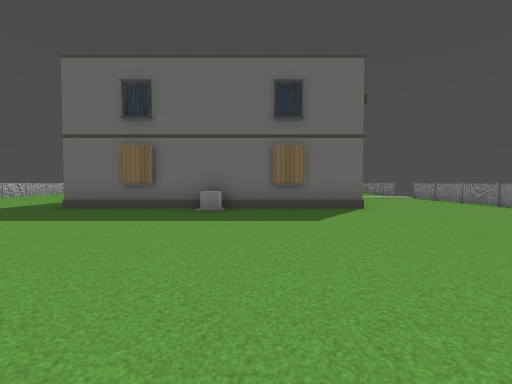
view 1 (above)

16 first-person views from a walk through a Godot game level. The camera is 1.2 m above the floor, tilts 2° down and sees 90° across. The floor is counted in squares, 2 m on a side. Each view is taken from the middle of a square. On the plan, view 1 faces up. The plan holds only what a view shows up to about 9 squares ahead; the rest is blank. Some surface patterns are stand-ins.

view 2
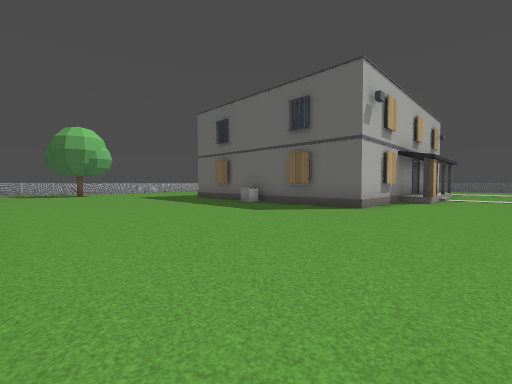

view 3
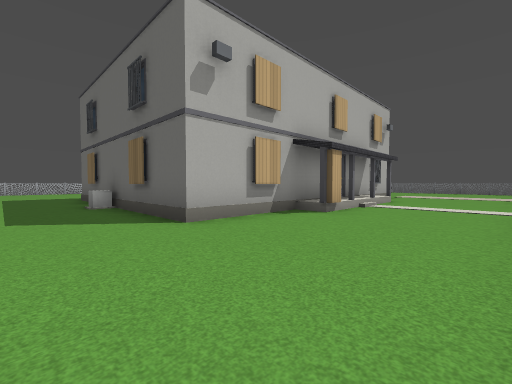

view 4
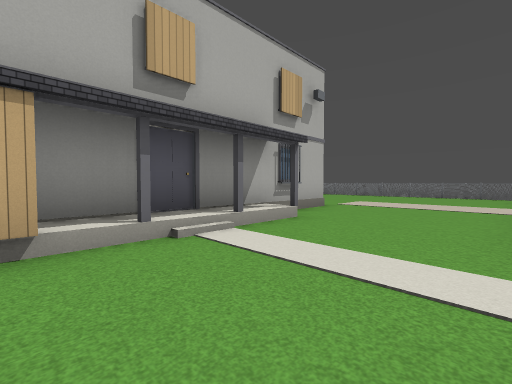

view 5
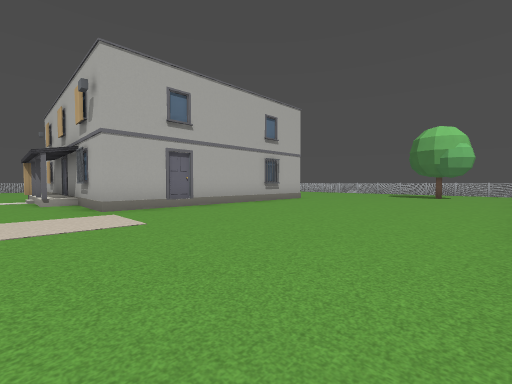

view 6
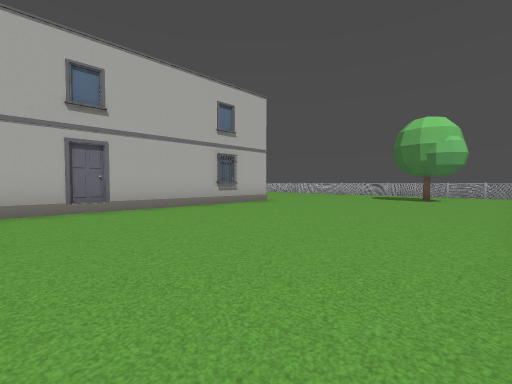

view 7
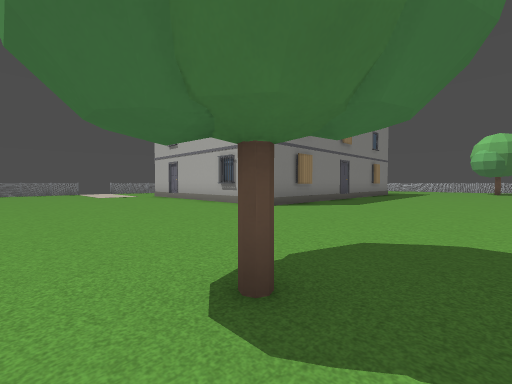

view 8
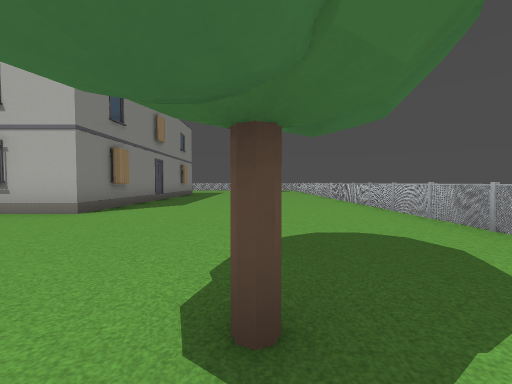

view 9
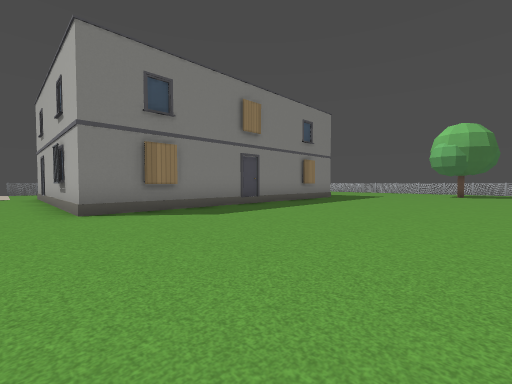

view 10
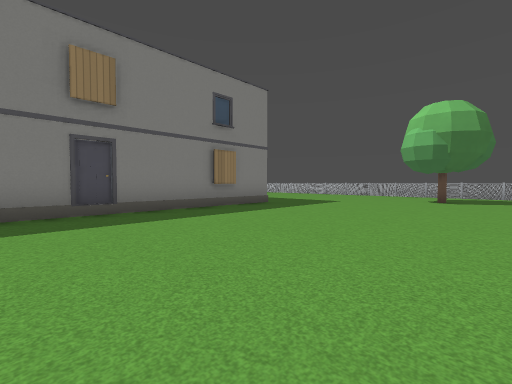

view 11
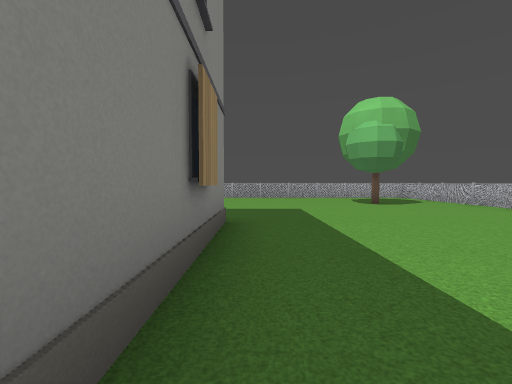

view 12
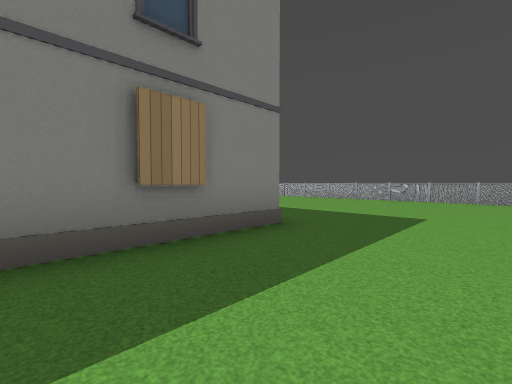

view 13
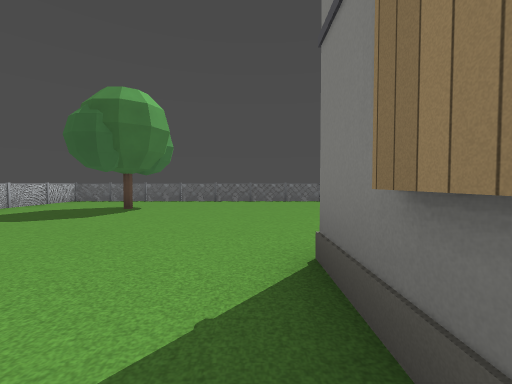

view 14
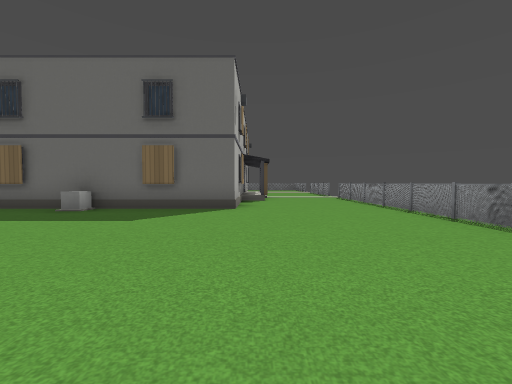

view 15
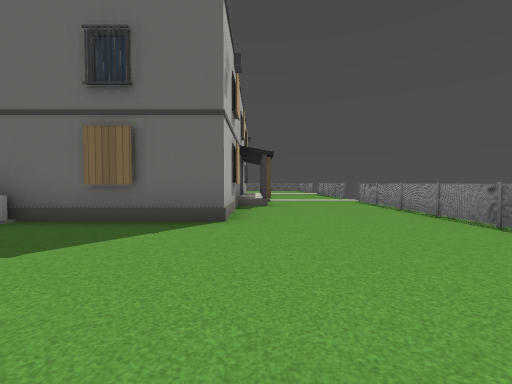

view 16
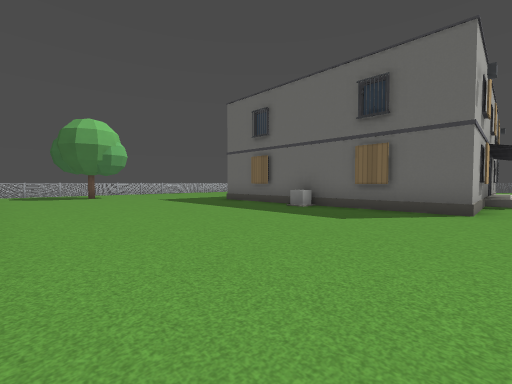

### Floor plan
Key: @ floor where view 1 was taken; # wall or solid block; . main floor; : floor 0.5 m higher than the main floor; = window, fence, low wall or low ledge.
Columns run from 11 left of view 1 to 7 right of it. Each row starts with its distance up from view 1.
 22 #########        #
 21 =.................
 20 #.................
 19 #..#..............
 18 #.................
 17 #.................
 16 #.................
 15 #......#######....
 14 #......#     #....
 13 #......#     ##...
 12 #......#     #:...
 11 #......#     ##...
 10  ......#     ##...
  9  ......#     ##...#
  8  ......#     #....#
  7  ......#     #....#
  6  ......#######....#
  5  .................#
  4 #.................#
  3 #.................#
  2 #.#..............
  1 #................
  0  ..........@.....
 -1  #  ####

Where each view was taken, in squares from view 1:
view 1: 0 up, 0 right, facing up
view 2: 0 up, 5 right, facing up-left
view 3: 4 up, 6 right, facing up-left
view 4: 9 up, 6 right, facing up-left
view 5: 21 up, 4 right, facing down-left
view 6: 21 up, 2 right, facing down-left
view 7: 20 up, 9 left, facing down-right
view 8: 20 up, 8 left, facing down
view 9: 16 up, 10 left, facing down-right
view 10: 12 up, 10 left, facing down-right
view 11: 10 up, 5 left, facing down
view 12: 9 up, 7 left, facing down-right
view 13: 13 up, 5 left, facing up
view 14: 0 up, 3 right, facing up
view 15: 2 up, 3 right, facing up
view 16: 0 up, 3 right, facing up-left
